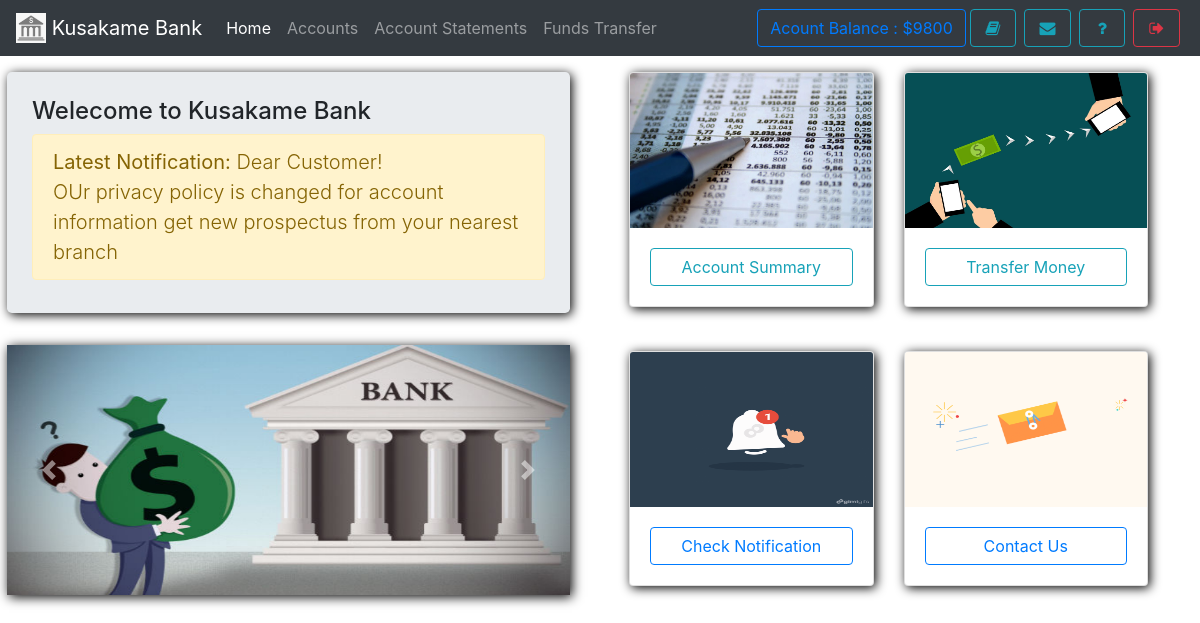
Page /index.php (signed in) on the committed database.
### tables this page shows
CREATE TABLE `useraccounts` (
  `id` int(11) NOT NULL,
  `email` text NOT NULL,
  `password` text NOT NULL,
  `name` varchar(111) NOT NULL,
  `balance` varchar(111) NOT NULL,
  `cnic` varchar(111) NOT NULL,
  `number` varchar(111) NOT NULL,
  `city` varchar(111) NOT NULL,
  `address` varchar(111) NOT NULL,
  `source` varchar(111) NOT NULL,
  `accountNo` varchar(111) NOT NULL,
  `branch` varchar(111) NOT NULL,
  `accountType` varchar(111) NOT NULL,
  `date` timestamp NOT NULL DEFAULT current_timestamp()
);

CREATE TABLE `notice` (
  `id` int(11) NOT NULL,
  `userId` varchar(111) NOT NULL,
  `notice` text NOT NULL,
  `date` timestamp NOT NULL DEFAULT current_timestamp()
);

### assets/db.php (called while the page is built, shortened)
<?php
    $con = new mysqli('localhost','root','','mybank');
    $uid = '';
    if(isset($_SESSION['userId']))
    $uid = $_SESSION['userId'];
    if(!empty($uid)){
      $ar = $con->query("select * from userAccounts,branch where id = '{$uid}' AND userAccounts.branch = branch.branchId");
      $userData = $ar->fetch_assoc();
    }
?>

### index.php (the view, shortened to what this page needs)
<!DOCTYPE html>
<html>
<head>
  <?php require 'assets/autoloader.php'; ?>
  <?php require 'assets/db.php'; ?>
  <?php require 'assets/function.php'; ?>
</head>
<body style="background-size: 100%" class="bg-gradient-seconday">
<nav class="navbar navbar-expand-lg navbar-dark bg-dark fixed-top">
 <a class="navbar-brand" href="#">
    <img src="images/logo.png" style="object-fit:cover;object-position:center center" width="30" height="30" class="d-inline-block align-top" alt="">
   <?php echo bankname; ?>
  </a>
  <div class="collapse navbar-collapse" id="navbarSupportedContent">
    <ul class="navbar-nav mr-auto">
      <li class="nav-item ">
        <a class="nav-link active" href="index.php">Home <span class="sr-only">(current)</span></a>
      </li>
      <li class="nav-item ">  <a class="nav-link" href="accounts.php">Accounts</a></li>
      <li class="nav-item ">  <a class="nav-link" href="statements.php">Account Statements</a></li>
      <li class="nav-item ">  <a class="nav-link" href="transfer.php">Funds Transfer</a></li>
    </ul>
    <?php include 'sideButton.php'; ?>
  </div>
</nav><br><br><br>
<div class="row w-100" >
  <div class="col" style="padding: 22px;padding-top: 0">
    <div class="jumbotron shadowBlack" style="padding: 25px;min-height: 241px;max-height: 241px">
  <h4 class="display-5">Welecome to Kusakame Bank</h4>
  <p  class="lead alert alert-warning"><b>Latest Notification:</b>
  <?php
      $array = $con->query("select * from notice where userId = '$_SESSION[userId]' order by date desc");
      if ($array->num_rows > 0)
      {
        $row = $array->fetch_assoc();
          echo $row['notice'];
      }
      else
        echo "<div class='alert alert-info'>Notice box empty</div>";
     ?></p>
</div>
        <div id="carouselExampleIndicators" class="carousel slide my-2 rounded-1 shadowBlack" data-ride="carousel" >
          <div class="carousel-inner">
          <div class="carousel-item active">
            <img class="d-block w-100" src="images/bank1.jpg" alt="First slide" style="max-height: 250px">
          </div>
        </div>
        <a class="carousel-control-prev" href="#carouselExampleIndicators" role="button" data-slide="prev">
          <span class="carousel-control-prev-icon" aria-hidden="true"></span>
        </a>
        <a class="carousel-control-next" href="#carouselExampleIndicators" role="button" data-slide="next">
          <span class="carousel-control-next-icon" aria-hidden="true"></span>
        </a>
      </div>
  </div>
<div class="col">
    <div class="row" style="padding: 22px;padding-top: 0">
      <div class="col">
        <div class="card shadowBlack ">
          <img class="card-img-top" src="images/journal.jpg" style="max-height: 155px;min-height: 155px" alt="Card image cap">
          <div class="card-body">
            <a href="accounts.php" class="btn btn-outline-info shadow btn-block">Account Summary</a>
          </div>
        </div>
      </div>
      <div class="col">
        <div class="card shadowBlack ">
          <img class="card-img-top" src="images/mtransfer.jpg" alt="Card image cap" style="max-height: 155px;min-height: 155px">
        <div class="card-body">
          <a href="transfer.php" class="btn btn-outline-info shadow btn-block">Transfer Money</a>
         </div>
        </div>
      </div>
    </div>
    <div class="row" style="padding: 22px">
      <div class="col">
        <div class="card shadowBlack ">
          <img class="card-img-top" src="images/notif.gif" style="max-height: 155px;min-height: 155px" alt="Card image cap">
          <div class="card-body">
            <a href="notice.php" class="btn btn-outline-primary btn-block">Check Notification</a>
          </div>
        </div>
      </div>
      <div class="col">
        <div class="card shadowBlack ">
          <img class="card-img-top" src="images/send_mail.gif" alt="Card image cap" style="max-height: 155px;min-height: 155px">
        <div class="card-body">
          <a href="feedback.php" class="btn btn-outline-primary btn-block">Contact Us</a>
         </div>
        </div>
      </div>
    </div>
  </div>
</div>
</body>
</html>

### sideButton.php
<form class="form-inline my-2 my-lg-0">
        <a href="" class="btn btn-outline-primary" data-toggle="tooltip" title="Your current Account Balance">Acount Balance : $<?php echo $userData['balance']; ?></a>
        <a href="accounts.php" data-toggle="tooltip" title="Account Summary" class="btn btn-outline-info mx-1" ><i class="fa fa-book fa-fw"></i></a>
        <a href="notice.php" data-toggle="tooltip" title="View Notice" class="btn btn-outline-info mx-1" ><i class="fa fa-envelope fa-fw"></i></a>
        <a href="feedback.php" data-toggle="tooltip" title="Help?" class="btn btn-outline-info mx-1" ><i class="fa fa-question fa-fw"></i></a>
        <a href="logout.php" data-toggle="tooltip" title="Logout" class="btn btn-outline-danger mx-1" ><i class="fa fa-sign-out fa-fw"></i></a>
</form>

### css/custom.css (style rules this page uses)
.shadowBlack { box-shadow: 2px 2px 11px black }

### rows in the picture
useraccounts: balance "9800"
notice: notice "Dear Customer! OUr privacy policy is changed for account information get new prospectus from your nearest branch"

### other values in the picture
bankname "Kusakame Bank"
